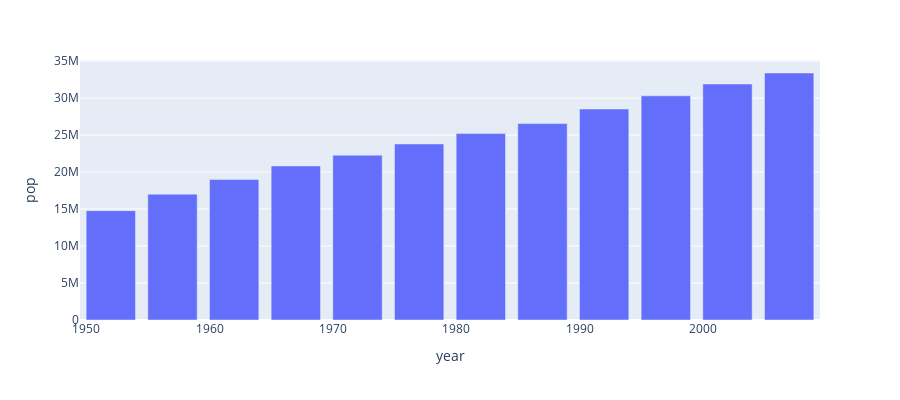

Notebook source saved alongside this figure:
### Markdown cell above
### Task 2: Quick Visualizations with Custom Bar Charts
***
Note: If you are starting the notebook from this task, you can run cells from all the previous tasks in the kernel by going to the top menu and Kernel > Restart and Run All
***

### Code cell
data_canada = px.data.gapminder().query("country == 'Canada'")
fig = px.bar(data_canada, x='year', y='pop', height=400)
fig.show()

### Figure 1 — Plotly figure (JSON) as saved in the notebook; plotly's stock layout.template omitted (floating-point values rounded to 4 significant figures)
{"data": [{"alignmentgroup": "True", "hovertemplate": "year=%{x}<br>pop=%{y}<extra></extra>", "legendgroup": "", "marker": {"color": "#636efa"}, "name": "", "offsetgroup": "", "orientation": "v", "showlegend": false, "textposition": "auto", "type": "bar", "x": [1952, 1957, 1962, 1967, 1972, 1977, 1982, 1987, 1992, 1997, 2002, 2007], "xaxis": "x", "y": [14785584, 17010154, 18985849, 20819767, 22284500, 23796400, 25201900, 26549700, 28523502, 30305843, 31902268, 33390141], "yaxis": "y"}], "layout": {"barmode": "relative", "height": 400, "legend": {"tracegroupgap": 0}, "margin": {"t": 60}, "xaxis": {"anchor": "y", "domain": [0, 1], "title": {"text": "year"}}, "yaxis": {"anchor": "x", "domain": [0, 1], "title": {"text": "pop"}}}}
